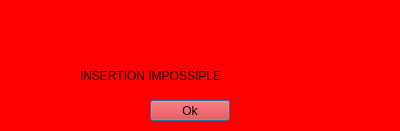
<?xml version="1.0" encoding="UTF-8"?>
<ui version="4.0">
 <class>Echec</class>
 <widget class="QDialog" name="Echec">
  <property name="geometry">
   <rect>
    <x>0</x>
    <y>0</y>
    <width>400</width>
    <height>131</height>
   </rect>
  </property>
  <property name="windowTitle">
   <string>Dialog</string>
  </property>
  <property name="styleSheet">
   <string notr="true">background-color: rgb(255, 0, 0);</string>
  </property>
  <widget class="QLabel" name="label">
   <property name="geometry">
    <rect>
     <x>0</x>
     <y>0</y>
     <width>401</width>
     <height>131</height>
    </rect>
   </property>
   <property name="text">
    <string/>
   </property>
  </widget>
  <widget class="QLabel" name="label_2">
   <property name="geometry">
    <rect>
     <x>80</x>
     <y>50</y>
     <width>271</width>
     <height>51</height>
    </rect>
   </property>
   <property name="styleSheet">
    <string notr="true">color: rgb(0, 0, 0);
font: 14pt &quot;Algerian&quot;;</string>
   </property>
   <property name="text">
    <string>INSERTION IMPOSSIPLE </string>
   </property>
  </widget>
  <widget class="QPushButton" name="pushButton">
   <property name="geometry">
    <rect>
     <x>150</x>
     <y>100</y>
     <width>80</width>
     <height>21</height>
    </rect>
   </property>
   <property name="text">
    <string>Ok</string>
   </property>
  </widget>
 </widget>
 <resources/>
 <connections/>
</ui>
